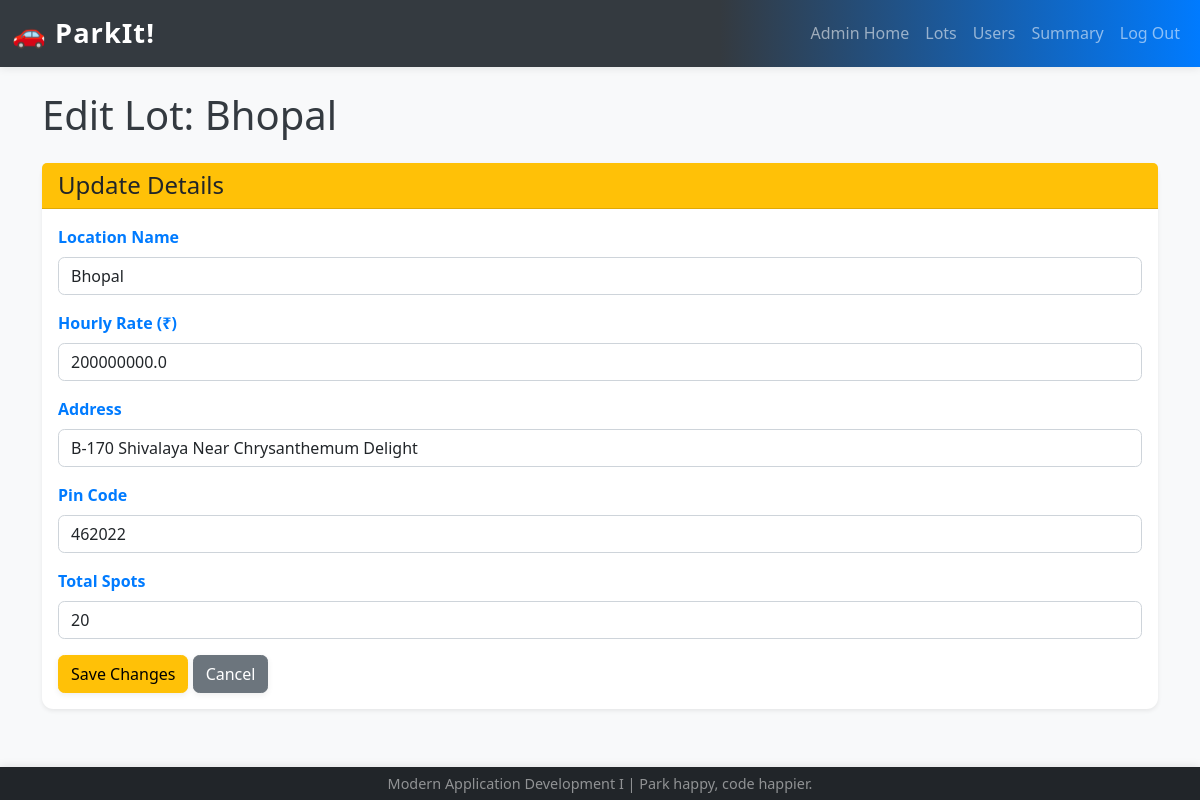
Before: /admin_edit_parking_lot/1 (signed in) with the older database file.
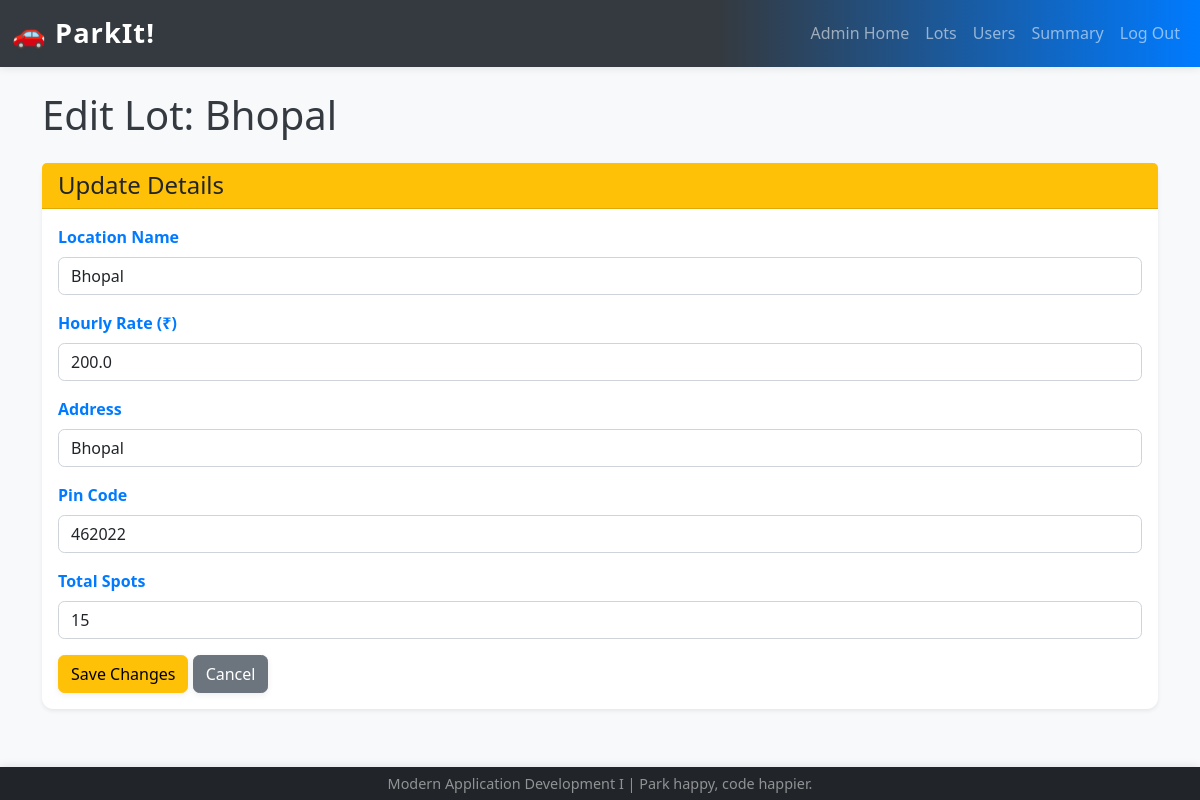
After: the same page with the newer database file.
### model.py (models this page shows)
class ParkingLot(db.Model):
    __tablename__ = "parking_lots"
    id = db.Column(db.Integer, primary_key=True)
    prime_location_name = db.Column(db.String(120), unique=True, nullable=False)
    price_per_hour = db.Column(db.Float, nullable=False)
    address = db.Column(db.String(200), nullable=False)
    pin_code = db.Column(db.String(10), nullable=False)
    maximum_number_of_spots = db.Column(db.Integer, nullable=False)
    parking_spots = db.relationship("ParkingSpot", backref="parking_lot", cascade="all, delete-orphan")

### app.py (the view, shortened to what this page needs)
@app.route("/admin_edit_parking_lot/<int:lot_id>", methods=["GET", "POST"])
def admin_edit_parking_lot(lot_id):
    if "admin_logged_in" not in session:
        flash("Please log in to see the admin dashboard.", "danger")
        return redirect(url_for("admin_login"))
    lot = db.session.query(ParkingLot).get_or_404(lot_id)
    return render_template("admin_edit_parking_lot.html", lot=lot)

### templates/admin_edit_parking_lot.html (shortened to what this page needs)
{% extends "base.html" %}
{% block content %}
    <h1 class="mb-4">Edit Lot: {{ lot.prime_location_name }}</h1>
    <div class="card shadow-sm">
        <div class="card-header bg-warning text-dark">
            <h4 class="mb-0">Update Details</h4>
        </div>
        <div class="card-body">
            <form action="{{ url_for('admin_edit_parking_lot', lot_id=lot.id) }}" method="POST">
                <div class="mb-3">
                    <label for="prime_location_name" class="form-label">Location Name</label>
                    <input type="text" class="form-control" id="prime_location_name" name="prime_location_name" value="{{ lot.prime_location_name }}" required>
                </div>
                <div class="mb-3">
                    <label for="price_per_hour" class="form-label">Hourly Rate (₹)</label>
                    <input type="number" step="0.01" class="form-control" id="price_per_hour" name="price_per_hour" value="{{ lot.price_per_hour }}" required min="0">
                </div>
                <div class="mb-3">
                    <label for="address" class="form-label">Address</label>
                    <input type="text" class="form-control" id="address" name="address" value="{{ lot.address }}" required>
                </div>
                <div class="mb-3">
                    <label for="pin_code" class="form-label">Pin Code</label>
                    <input type="text" class="form-control" id="pin_code" name="pin_code" value="{{ lot.pin_code }}" required pattern="[0-9]{6}" title="Please enter a 6-digit pin code.">
                </div>
                <div class="mb-3">
                    <label for="maximum_number_of_spots" class="form-label">Total Spots</label>
                    <input type="number" class="form-control" id="maximum_number_of_spots" name="maximum_number_of_spots" value="{{ lot.maximum_number_of_spots }}" required min="1">
                </div>
                <button type="submit" class="btn btn-warning">Save Changes</button>
                <a href="{{ url_for('admin_parking_lots') }}" class="btn btn-secondary">Cancel</a>
            </form>
        </div>
    </div>
{% endblock %}

Changed rows visible on the page:
changed ParkingLot "Bhopal": price_per_hour "200000000.0" → "200.0"; address "B-170 Shivalaya Near Chrysanthemum Delight" → "Bhopal"; maximum_number_of_spots "20" → "15"
